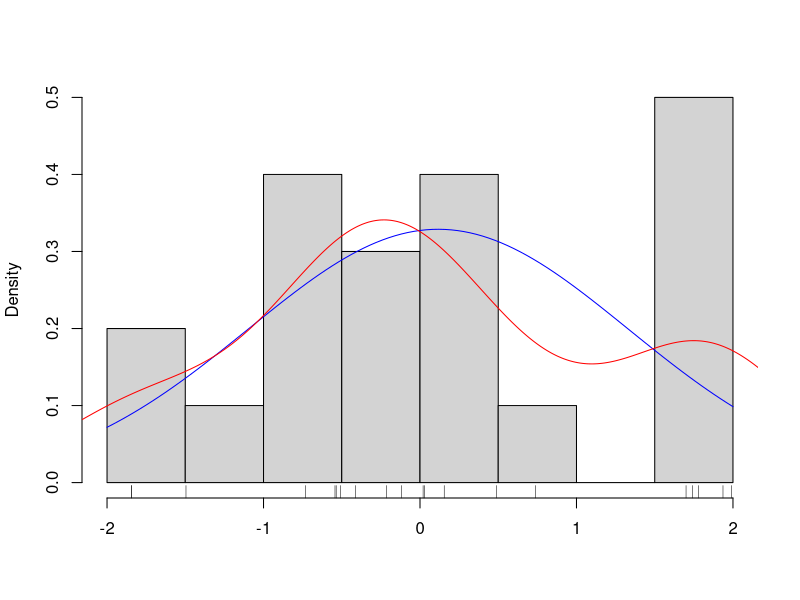

Reproduce this figure in R.
## ---- chunk 1
#| echo: false

points <- runif(20,-2,2)

hist(points,xlab='',main='',prob=T)

rug(points)

mu = mean(points)
sigma = sd(points)
curve(dnorm(x,mean=mu,sd=sigma),add=T,col="blue")

lines(density(points),col="red")


